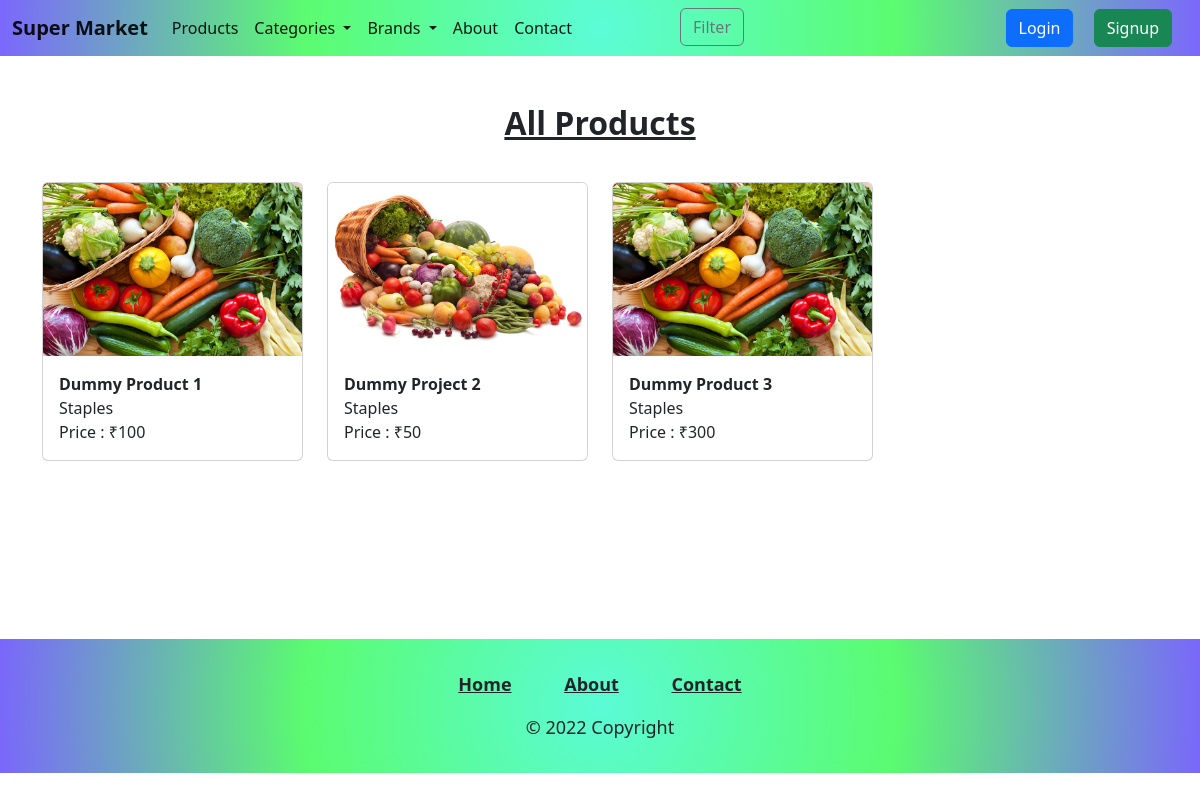
The page /products.php on the database as committed earlier.
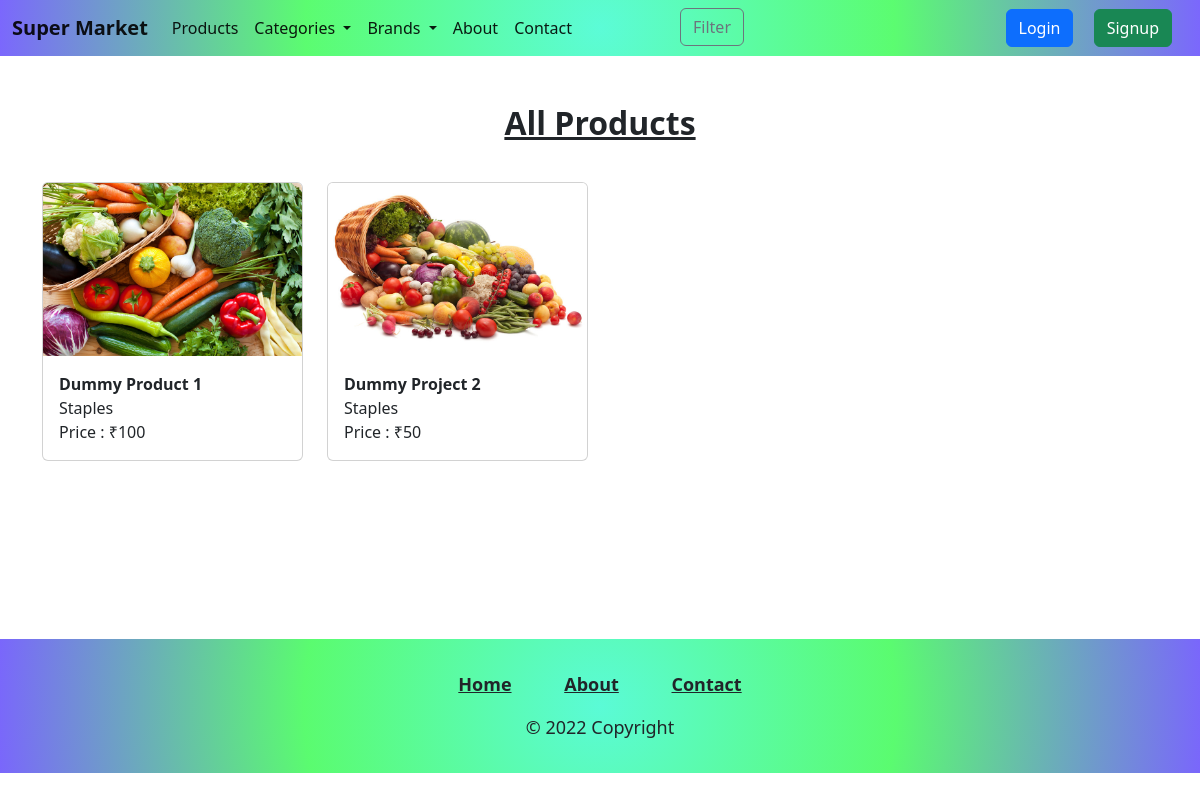
The same page on the database as committed later.
### tables this page shows
CREATE TABLE `products` (
  `id` int(11) NOT NULL,
  `name` varchar(255) NOT NULL,
  `description` varchar(255) NOT NULL,
  `category` varchar(255) NOT NULL,
  `brand` varchar(255) NOT NULL,
  `price` int(11) NOT NULL,
  `img_path` varchar(255) NOT NULL
);

### products.php (the view, shortened to what this page needs)
<!DOCTYPE html>
<html lang="en">
<head>
    <link href="https://cdn.jsdelivr.net/npm/bootstrap@5.2.1/dist/css/bootstrap.min.css" rel="stylesheet">
    <link rel="stylesheet" href="assets/css/style.css">
    <link rel="stylesheet" href="assets/css/home.css">
</head>
<body>
    <?php include 'includes/login-navbar.php' ?>
    <div class="container">
        <?php
        $cate = isset($_GET['category']);
        $bran = isset($_GET['brand']);
        if (isset($_POST['category']) && isset($_POST['brand'])) {
        ?>
            <h2 class="text-center fw-bolder text-decoration-underline mt-5 mb-3"><?php echo $_POST['brand']; ?> in <?php echo $_POST['category']; ?></h2>
            <div class="row">
                <?php
                $categ = $_POST['category'];
                $brand = $_POST['brand'];
                $query = "SELECT * FROM products WHERE brand='$brand' and category='$categ'";
                $result = mysqli_query($con, $query) or die($mysqli_error($con));
                $num = mysqli_num_rows($result);
                if ($num == 0) {
                ?>
                    <script>
                        window.alert("No products found");
                        location.href = 'products.php';
                    </script>';
                <?php
                }
                while ($row = mysqli_fetch_array($result)) {
                ?>
                    <div class="col-md-4 col-6 col-xl-3 col-sm-6 mb-4 mt-4 col-xxl-2">
                        <a href="product_desc.php?id=<?php echo $row['id']; ?>" class="text-decoration-none text-dark">
                            <div class="card" style="width: 100%; ">
                                <img src="<?php echo $row['img_path'] ?>" class="card-img-top" alt="...">
                                <div class="card-body">
                                    <p class="card-title fw-bold mb-0 pb-0"><?php echo $row['name']; ?></p>
                                    <div class="mt-0 pt-0">
                                        <p class="m-0 p-0"><?php echo $row['category']; ?></p>
                                        <p class="m-0 p-0"> Price : ₹<?php echo $row['price']; ?></p>
                                    </div>
                                </div>
                            </div>
                        </a>
                    </div>
                <?php
                }
                ?>
            </div>
        <?php
        } elseif (!$cate && !$bran) {
        ?>
            <h2 class="text-center fw-bolder text-decoration-underline mt-5 mb-3">All Products</h2>
            <div class="row">
                <?php
                $query = "SELECT * FROM products";
                $result = mysqli_query($con, $query) or die($mysqli_error($con));
                $num = mysqli_num_rows($result);
                while ($row = mysqli_fetch_array($result)) {
                ?>
                    <div class="col-md-4 col-6 col-xl-3 col-sm-6 mb-4 mt-4 col-xxl-2">
                        <a href="product_desc.php?id=<?php echo $row['id']; ?>" class="text-decoration-none text-dark">
                            <div class="card" style="width: 100%; ">
                                <img src="<?php echo $row['img_path'] ?>" class="card-img-top" alt="...">
                                <div class="card-body">
                                    <p class="card-title fw-bold mb-0 pb-0"><?php echo $row['name']; ?></p>
                                    <div class="mt-0 pt-0">
                                        <p class="m-0 p-0"><?php echo $row['category']; ?></p>
                                        <p class="m-0 p-0"> Price : ₹<?php echo $row['price']; ?></p>
                                    </div>
                                </div>
                            </div>
                        </a>
                    </div>
                <?php
                }
                ?>
            </div>
        <?php
        }
        if ($num < 7) {
        ?>
            <div class="row justify-content-center align-items-center" style="height: 19.2vh;"></div>
        <?php
        }
        ?>
    </div>
    <?php include 'includes/login-footer.php' ?>
</body>
</html>

Rows that differ between the two databases and show on the page:
removed products: img_path (picture), name "Dummy Product 3", category "Staples", price "300"
